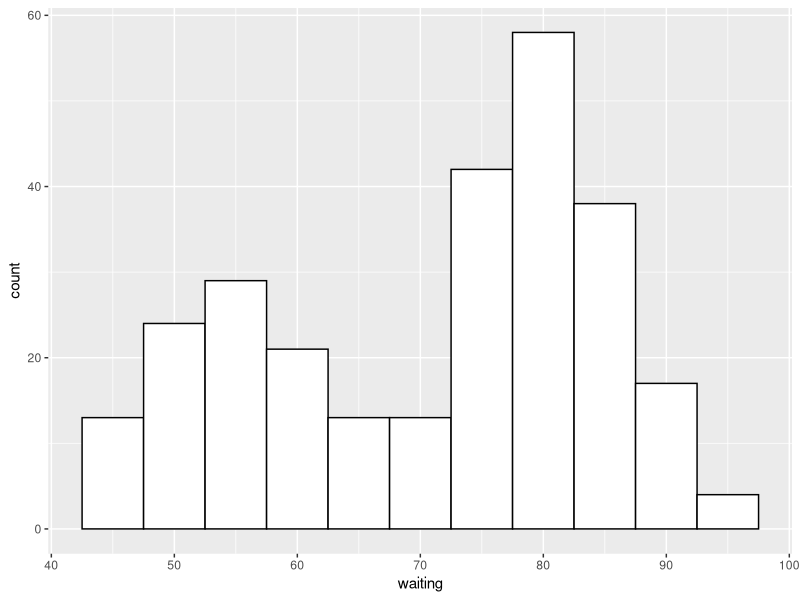
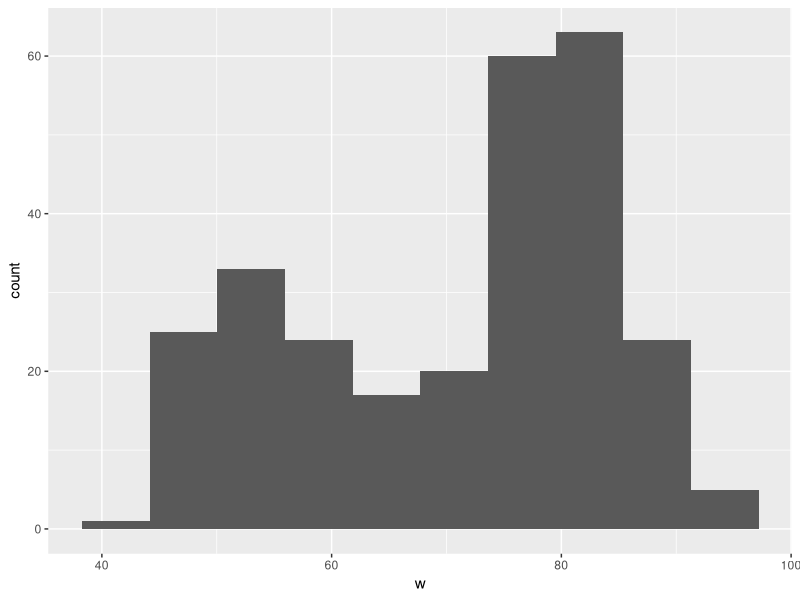
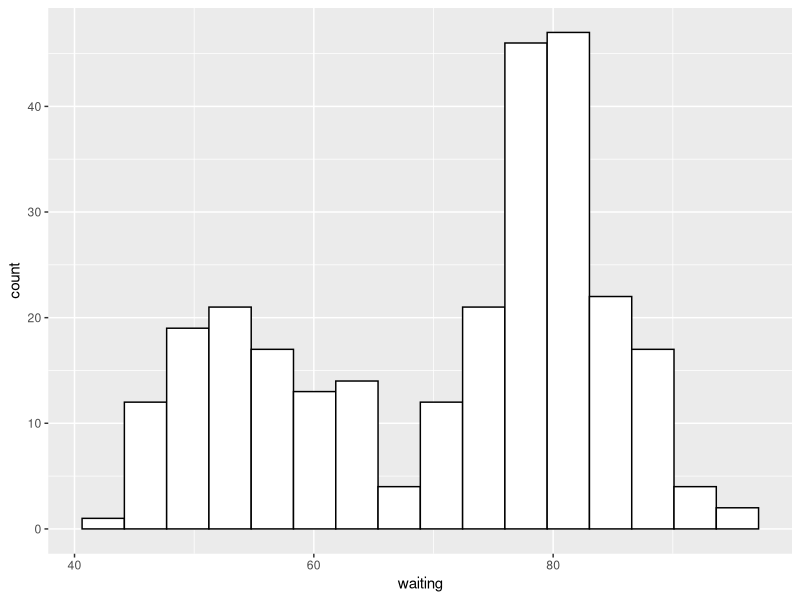
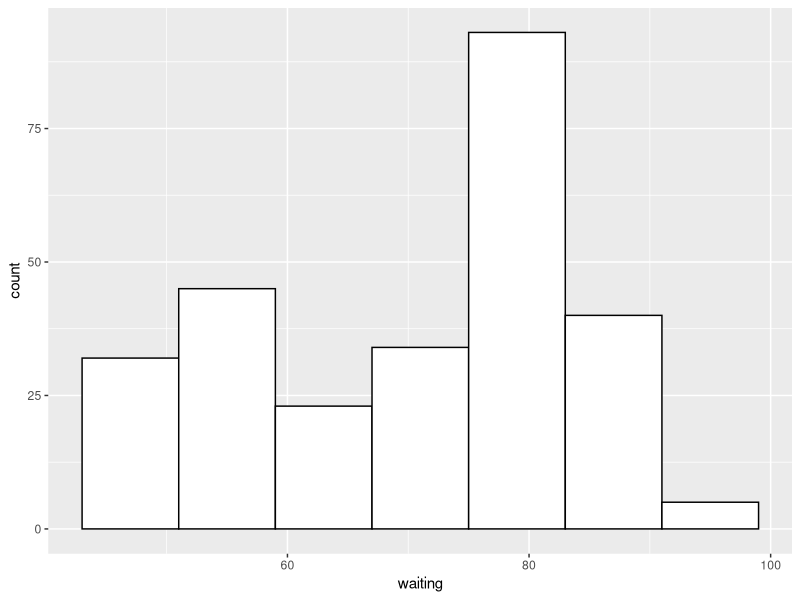
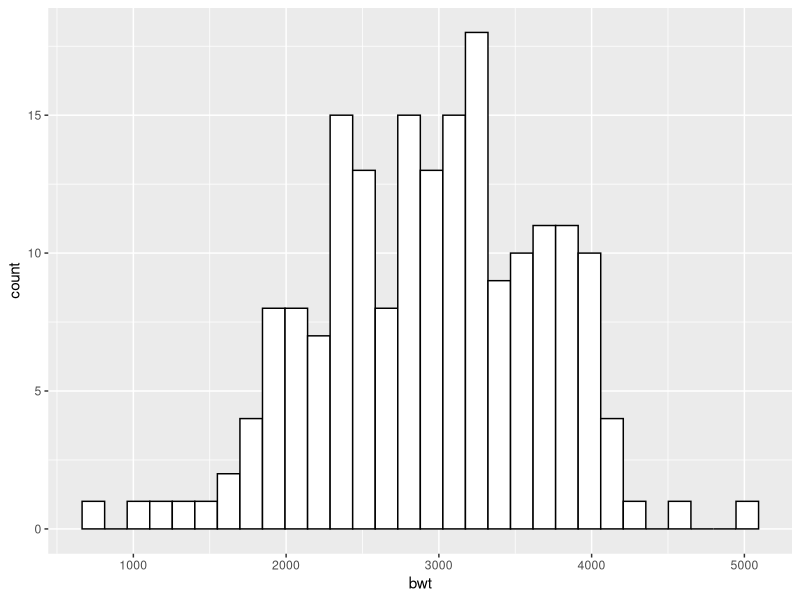
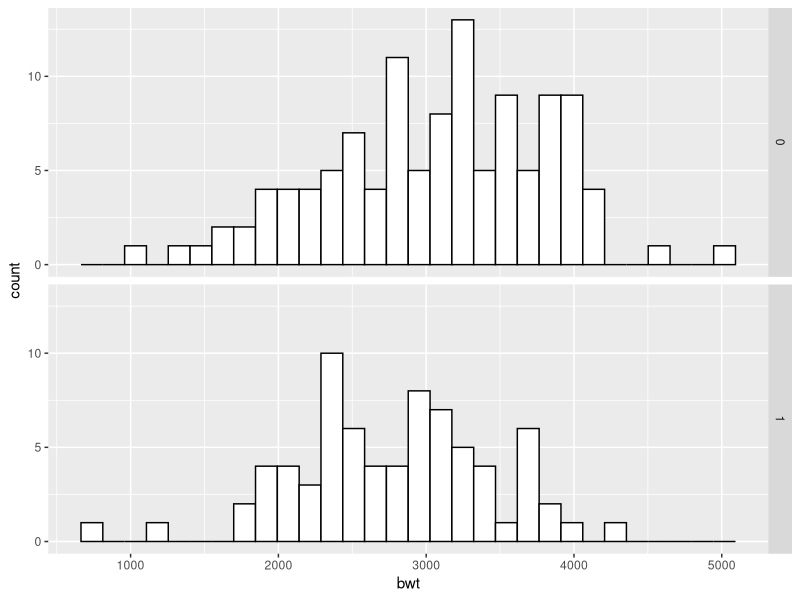

Generate these figures, in order, with R: (Note: this script raises an error after producing the figures.)

# loading packages --------------------------------------------------------

library('magrittr')
library('ggplot2')
library('tidyverse')

# plot histogram ----------------------------------------------------------

h <- faithful %>% ggplot(aes(waiting))
h + geom_histogram(fill = 'white', colour = 'black', binwidth = 5) # 组距
# equivalent to
w <- faithful$waiting
ggplot(NULL, aes(x = w)) +
  geom_histogram(bins = 10) # 分组数
# 将x的取值切分为15组
binsize <- diff(range(faithful$waiting)) / 15
h + geom_histogram(binwidth = binsize, fill ='white', colour = 'black')
h + geom_histogram(binwidth = 8, fill = 'white', colour = 'black', boundary = 35)

birwt <- MASS::birthwt
bt <- birwt %>% 
  ggplot(aes(x = bwt)) +
  geom_histogram(fill = 'white', colour = 'black')
bt
bt + facet_grid(smoke ~ .)

birwt$smoke0 <- if_else(birwt$smoke == 0, 'No smoke', 'Smoke')
bt + facet_grid(smoke0 ~ .)
bt + facet_grid(race ~ ., scales = 'free') ## 单独y轴标签

birwt %>% 
  ggplot(aes(x = bwt, fill = smoke0)) +
  geom_histogram(position = 'identity', alpha = 0.4)

# density curve -----------------------------------------------------------

faithful %>% 
  ggplot(aes(x = waiting)) +
  geom_density()
faithful %>% 
  ggplot(aes(x = waiting)) +
  geom_line(stat = 'density') +
  expand_limits(y = 0)

w <- faithful$waiting
ggplot(NULL, aes(x = w)) + geom_density()
# adjust the width of curve
faithful %>% 
  ggplot(aes(x = waiting)) +
  geom_line(stat = 'density', adjust = .25, colour = 'red') +
  geom_line(stat = 'density') +
  geom_line(stat = 'density', adjust = 2, colour = 'blue')
faithful %>% 
  ggplot(aes(x = waiting)) +
  geom_density(fill = 'blue', alpha = .2) +
  xlim(45, 105)
faithful %>% 
  ggplot(aes(x = waiting)) +
  geom_density(fill = 'blue', colour = NA, alpha = .2) +
  geom_line(stat = 'density') +
  xlim(45, 105)
faithful %>% 
  ggplot(aes(x = waiting, y = ..density..)) +
  geom_histogram(fill = 'cornsilk', colour = 'grey60', size = .2) +
  geom_density() +
  xlim(35, 105)









